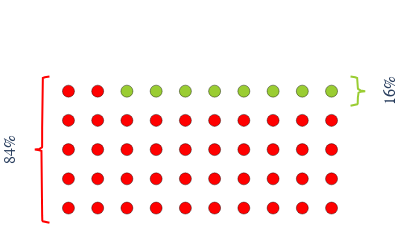
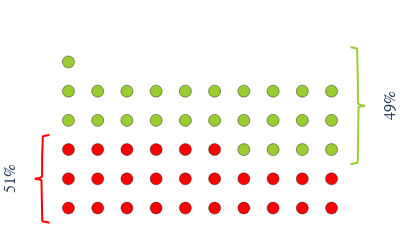
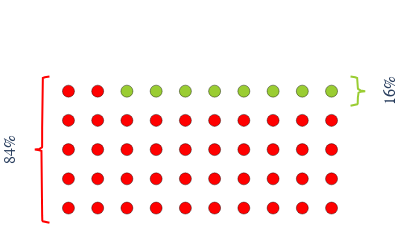

The cell these charts' notebook holds for them, in order:
### Code cell
fig.update_layout(
    updatemenus=[
        dict(
            active=0,
            buttons=list([
                dict(label="None",
                     method="update",
                     args=[{"visible": [True, False, True, False]},
                           {"title": "Yahoo",
                            "annotations": []}]),
                dict(label="High",
                     method="update",
                     args=[{"visible": [True, True, False, False]},
                           {"title": "Yahoo High",
                            "annotations": high_annotations}]),
                dict(label="Low",
                     method="update",
                     args=[{"visible": [False, False, True, True]},
                           {"title": "Yahoo Low",
                            "annotations": low_annotations}]),
                dict(label="Both",
                     method="update",
                     args=[{"visible": [True, True, True, True]},
                           {"title": "Yahoo",
                            "annotations": high_annotations + low_annotations}]),
            ]),
        )
    ])

### Figure 1 — Plotly figure (JSON) as saved in the notebook; plotly's stock layout.template omitted (floating-point values rounded to 4 significant figures; data arrays with more than 128 entries replaced by an {"elided": "..."} marker saying what was removed)
{"data": [{"hoverinfo": "text", "hovertext": ["the meeting has been<br>rescheduled", "When she arrives she does not<br>know any of the colleagues at<br>the meeting. They are from<br>different departments and not<br>very welcoming.", "she crashes", "Goes to wrong venue", "She had to go right to the<br>meeting instead of palling<br>around.", "she was late.", "The meeting was actually in a<br>different city.", "The taxi got stuck in traffic", "Her colleagues are not very<br>welcoming and are in fact<br>unfriendly", "She was sacked.", "There was a car accident on<br>the way and Belinda will be<br>delayed.", "the plane crashed", "Her taxi is involved in a<br>collision and she's seriously<br>injured.", "the taxi broke down", "The meeting was cancelled", "meeting was rearranged for<br>another day", "the venue its deserted", "The meeting was canceled and<br>she missed the notification.", "The meeting has been<br>rescheduled and no one has let<br>Belinda know", "I think that the people<br>weren't as welcoming as usual.", "The taxi crashes", "the wrong address was given<br>for the meeting venue", "Her colleagues are mean and<br>unwelcoming.", "She was a day late and missed<br>the meeting", "She got the date wrong?", "When she gets to the meeting<br>her colleagues do not seem as<br>welcoming as usual, they seem<br>angry with her but she doesn't<br>know why.", "The meeting was postponed.", "plane crashed", "Her colleagues were distant.", "The meeting was cancelled due<br>to unexpected circumstances.", "Lost Angeles was closed", "No-one else is there, Belinda<br>has flown to the wrong city.", "taxi broke down", "When she gets there, there is<br>no meeting.", "She arrives at the venue to<br>find it closed", "Her colleagues were<br>unwelcoming", "The taxi crashes", "The plane crashed", "It has been re-scheduled.", "there's no-one to welcome her", "Meeting was canceled", "the meeting has been<br>cancelled, and no one had<br>contacted her."], "marker": {"color": "red", "line": {"color": "black", "width": 0.4}, "size": 12, "symbol": "circle"}, "mode": "markers", "name": "neg (42.0)", "type": "scatter", "x": [0, 1, 2, 3, 4, 5, 6, 7, 8, 9, 0, 1, 2, 3, 4, 5, 6, 7, 8, 9, 0, 1, 2, 3, 4, 5, 6, 7, 8, 9, 0, 1, 2, 3, 4, 5, 6, 7, 8, 9, 0, 1], "y": [0, 0, 0, 0, 0, 0, 0, 0, 0, 0, 1, 1, 1, 1, 1, 1, 1, 1, 1, 1, 2, 2, 2, 2, 2, 2, 2, 2, 2, 2, 3, 3, 3, 3, 3, 3, 3, 3, 3, 3, 4, 4]}, {"hoverinfo": "text", "hovertext": ["Her colleagues are outside<br>waiting for her and cheer and<br>applaud as she pulls up in the<br>taxi.", "They announce that they're<br>taking her out to lunch to<br>welcome her.", "They invited her to lunch", "Finds the venue has been<br>changed to somewhere better", "When she got there she found<br>out that she had got a<br>promotion and was presented<br>with a present and card.", "her colleagues have thrown her<br>a giant street party", "The meeting had been<br>rescheduled and relocated to<br>Belinda's hometown."], "marker": {"color": "yellowgreen", "line": {"color": "black", "width": 0.4}, "size": 12, "symbol": "circle"}, "mode": "markers", "name": "pos (8.0)", "type": "scatter", "x": [2, 3, 4, 5, 6, 7, 8, 9], "y": [4, 4, 4, 4, 4, 4, 4, 4]}, {"line": {"color": "red"}, "mode": "lines", "type": "scatter", "x": {"elided": "201 float values"}, "y": {"elided": "201 float values"}}, {"line": {"color": "yellowgreen"}, "mode": "lines", "type": "scatter", "x": [9.65, 9.809, 9.876, 9.895, 9.899, 9.9, 9.9, 9.9, 9.9, 9.9, 9.9, 9.9, 9.9, 9.9, 9.9, 9.9, 9.901, 9.905, 9.924, 9.991, 10.15, 9.991, 9.924, 9.905, 9.901, 9.9, 9.9, 9.9, 9.9, 9.9, 9.9, 9.9, 9.9, 9.9, 9.9, 9.9, 9.899, 9.895, 9.876, 9.809, 9.65], "y": [3.5, 3.525, 3.55, 3.575, 3.6, 3.625, 3.65, 3.675, 3.7, 3.725, 3.75, 3.775, 3.8, 3.825, 3.85, 3.875, 3.9, 3.925, 3.95, 3.975, 4, 4.025, 4.05, 4.075, 4.1, 4.125, 4.15, 4.175, 4.2, 4.225, 4.25, 4.275, 4.3, 4.325, 4.35, 4.375, 4.4, 4.425, 4.45, 4.475, 4.5]}], "layout": {"annotations": [{"font": {"family": "Arial", "size": 16}, "showarrow": false, "text": "84%", "textangle": -90, "x": -2, "y": 2}, {"font": {"family": "Arial", "size": 16}, "showarrow": false, "text": "16%", "textangle": -90, "x": 11, "y": 4}], "height": 150, "margin": {"b": 0, "l": 0, "r": 0, "t": 30}, "paper_bgcolor": "rgba(255,255,255,1)", "plot_bgcolor": "rgba(0,0,0,0)", "showlegend": false, "title": {"text": ""}, "width": 400, "xaxis": {"scaleanchor": "y", "scaleratio": 1, "showgrid": false, "showline": false, "showticklabels": false, "visible": false, "zeroline": false}, "yaxis": {"constrain": "domain", "range": [-1, 6], "showgrid": false, "showline": false, "showticklabels": false, "visible": false, "zeroline": false}}}

### Figure 2 — Plotly figure (JSON) as saved in the notebook; plotly's stock layout.template omitted (floating-point values rounded to 4 significant figures; data arrays with more than 128 entries replaced by an {"elided": "..."} marker saying what was removed)
{"data": [{"hoverinfo": "text", "hovertext": ["She has gone on the wrong day.", "She gets in a car accident", "None of them arrive", "as she enters the meeting room<br>two men are fighting on a<br>table", "The meeting venue has changed,<br>and no one told her.", "The taxi breaks down.", "The meeting venue had changed<br>which left Belinda sat waiting<br>at the meeting venue unsure of<br>where her colleagues were", "She turns up and nobody is<br>there.", "It turned out that the venue<br>was indeed the correct one but<br>her colleagues deliberately<br>told her the wrong date so she<br>missed the meeting.", "Taxi crashes", "conflict in the meeting with<br>her colleagues", "She gets stuck in traffic for<br>six hours and misses the whole<br>meeting", "Taxi crashes", "Maybe it was cancelled.", "The meeting has been<br>cancelled.", "Belinda quits her job because<br>she's better than a bunch of<br>moody co workers", "The meeting was cancelled", "Traffic made her late to the<br>meeting", "the taxi takes her to the<br>wrong address", "The taxi driver took Belinda<br>to the wrong destination", "A car crash", "the taxi breaks down", "the meeting was cancelled", "The meeting was cancelled"], "marker": {"color": "red", "line": {"color": "black", "width": 0.4}, "size": 12, "symbol": "circle"}, "mode": "markers", "name": "neg (26.0)", "type": "scatter", "x": [0, 1, 2, 3, 4, 5, 6, 7, 8, 9, 0, 1, 2, 3, 4, 5, 6, 7, 8, 9, 0, 1, 2, 3, 4, 5], "y": [0, 0, 0, 0, 0, 0, 0, 0, 0, 0, 1, 1, 1, 1, 1, 1, 1, 1, 1, 1, 2, 2, 2, 2, 2, 2]}, {"hoverinfo": "text", "hovertext": ["Belinda runs into an old<br>friend from school", "Her colleagues are really<br>friendly.", "Her colleagues were pleasant", "her colleagues are nice and<br>aren't aggressive", "The taxi driver turns out to<br>be an old friend of Belinda's.", "Her colleagues were not<br>aggressive and she actually<br>had a good time", "her colleagues were friendly", "the meeting went well, and her<br>colleagues were kind", "When the taxi arrives at the<br>venue, it is a luxury hotel<br>all her colleagues are kind to<br>her at the meeting and Belinda<br>enjoys the meeting.", "She is actually meeting<br>different colleagues because<br>the aggressive ones have all<br>been fired for being<br>aggressive.", "Her LA colleagues aren't as<br>aggressive as usual. Belinda<br>actually has a productive<br>meeting and greatly enjoys her<br>time in LA.", "Belinda's flight was delayed<br>and so she was dreading the<br>meeting even more because as<br>described her colleagues who<br>are already aggressive would<br>also be very annoyed because<br>she was delayed. But in fact<br>when she got there they were<br>all so relieved to start the<br>meeting that they were really<br>nice to her for the first time<br>ever.", "Her colleagues are nice to her<br>for once", "The colleagues were actually<br>very friendly and welcoming,<br>and she had a great time.", "Meeting is cancelled, she goes<br>out with her colleagues and<br>discovers that they are okay", "All of her colleagues were not<br>aggressive this time around.", "Her colleagues were kind and<br>pleasant.", "The LA colleagues were not<br>aggressive and she enjoyed the<br>meeting.", "Her colleagues were nice.", "Her colleagues were nice to<br>her", "Her colleagues were<br>unexpectedly kind and weren't<br>aggressive.", "The colleagues were actually<br>very nice to her.", "Her colleagues were very nice<br>to her.", "The colleagues were not<br>aggressive as expected"], "marker": {"color": "yellowgreen", "line": {"color": "black", "width": 0.4}, "size": 12, "symbol": "circle"}, "mode": "markers", "name": "pos (25.0)", "type": "scatter", "x": [6, 7, 8, 9, 0, 1, 2, 3, 4, 5, 6, 7, 8, 9, 0, 1, 2, 3, 4, 5, 6, 7, 8, 9, 0], "y": [2, 2, 2, 2, 3, 3, 3, 3, 3, 3, 3, 3, 3, 3, 4, 4, 4, 4, 4, 4, 4, 4, 4, 4, 5]}, {"line": {"color": "red"}, "mode": "lines", "type": "scatter", "x": [-0.65, -0.8088, -0.8763, -0.8945, -0.8988, -0.8997, -0.8999, -0.9, -0.9, -0.9, -0.9, -0.9, -0.9, -0.9, -0.9, -0.9, -0.9, -0.9, -0.9, -0.9, -0.9, -0.9, -0.9, -0.9, -0.9, -0.9, -0.9, -0.9, -0.9, -0.9, -0.9, -0.9, -0.9, -0.9, -0.9, -0.9, -0.9, -0.9, -0.9, -0.9, -0.9, -0.9, -0.9, -0.9, -0.9, -0.9, -0.9, -0.9, -0.9, -0.9, -0.9, -0.9, -0.9, -0.9, -0.9001, -0.9003, -0.9012, -0.9055, -0.9237, -0.9912, -1.15, -0.9912, -0.9237, -0.9055, -0.9012, -0.9003, -0.9001, -0.9, -0.9, -0.9, -0.9, -0.9, -0.9, -0.9, -0.9, -0.9, -0.9, -0.9, -0.9, -0.9, -0.9, -0.9, -0.9, -0.9, -0.9, -0.9, -0.9, -0.9, -0.9, -0.9, -0.9, -0.9, -0.9, -0.9, -0.9, -0.9, -0.9, -0.9, -0.9, -0.9, -0.9, -0.9, -0.9, -0.9, -0.9, -0.9, -0.9, -0.9, -0.9, -0.9, -0.9, -0.9, -0.9, -0.9, -0.8999, -0.8997, -0.8988, -0.8945, -0.8763, -0.8088, -0.65], "y": [-0.5, -0.475, -0.45, -0.425, -0.4, -0.375, -0.35, -0.325, -0.3, -0.275, -0.25, -0.225, -0.2, -0.175, -0.15, -0.125, -0.1, -0.075, -0.05, -0.025, 0, 0.025, 0.05, 0.075, 0.1, 0.125, 0.15, 0.175, 0.2, 0.225, 0.25, 0.275, 0.3, 0.325, 0.35, 0.375, 0.4, 0.425, 0.45, 0.475, 0.5, 0.525, 0.55, 0.575, 0.6, 0.625, 0.65, 0.675, 0.7, 0.725, 0.75, 0.775, 0.8, 0.825, 0.85, 0.875, 0.9, 0.925, 0.95, 0.975, 1, 1.025, 1.05, 1.075, 1.1, 1.125, 1.15, 1.175, 1.2, 1.225, 1.25, 1.275, 1.3, 1.325, 1.35, 1.375, 1.4, 1.425, 1.45, 1.475, 1.5, 1.525, 1.55, 1.575, 1.6, 1.625, 1.65, 1.675, 1.7, 1.725, 1.75, 1.775, 1.8, 1.825, 1.85, 1.875, 1.9, 1.925, 1.95, 1.975, 2, 2.025, 2.05, 2.075, 2.1, 2.125, 2.15, 2.175, 2.2, 2.225, 2.25, 2.275, 2.3, 2.325, 2.35, 2.375, 2.4, 2.425, 2.45, 2.475, 2.5]}, {"line": {"color": "yellowgreen"}, "mode": "lines", "type": "scatter", "x": {"elided": "161 float values"}, "y": {"elided": "161 float values"}}], "layout": {"annotations": [{"font": {"family": "Arial", "size": 16}, "showarrow": false, "text": "51%", "textangle": -90, "x": -2, "y": 1}, {"font": {"family": "Arial", "size": 16}, "showarrow": false, "text": "49%", "textangle": -90, "x": 11, "y": 3.5}], "height": 150, "margin": {"b": 0, "l": 0, "r": 0, "t": 30}, "paper_bgcolor": "rgba(255,255,255,1)", "plot_bgcolor": "rgba(0,0,0,0)", "showlegend": false, "title": {"text": ""}, "width": 400, "xaxis": {"scaleanchor": "y", "scaleratio": 1, "showgrid": false, "showline": false, "showticklabels": false, "visible": false, "zeroline": false}, "yaxis": {"constrain": "domain", "range": [-1, 6], "showgrid": false, "showline": false, "showticklabels": false, "visible": false, "zeroline": false}}}

### Figure 3 — Plotly figure (JSON) as saved in the notebook; plotly's stock layout.template omitted (floating-point values rounded to 4 significant figures; data arrays with more than 128 entries replaced by an {"elided": "..."} marker saying what was removed)
{"data": [{"hoverinfo": "text", "hovertext": ["A friend turns up unexpectedly<br>and suggests they go out which<br>they do.  He forgets to submit<br>the essay", "the computer deletes the essay", "He forgets to save the essay<br>on his computer and it is<br>lost.", "his computer crashes and loses<br>al his work", "A sudden realisation whilst<br>proofreading his answer that<br>he might not have read the<br>question correctly - he<br>checks, and he hadn't.", "He found a spelling mistake", "He likely is pressed for time<br>given he is staying up late.", "He finds errors in his essay", "He suddenly realises that he<br>has completely misunderstood<br>the question", "He has accidentally saved an<br>earlier draft over his final<br>draft, erasing hours of work.", "He realised several mistakes", "He realises he has read the<br>essay question incorrectly and<br>so needs to write his essay<br>again", "He realises that he has left<br>something out of the essay.", "He missed a few unseen typos.", "he  decides the whole essay is<br>rubbish and re does it", "He accidentally dozes off<br>before finishing his proofread", "he split coffee all over the<br>essay and had to start again", "He notices a mistake he cant<br>change", "his computer crashes and he<br>loses his essay", "he gets distracted and never<br>finishes the essay", "His computer crashes and he<br>didn't save his work.", "He realised that he had<br>forgotten to write the<br>conclusion.", "he accidently deletes it", "I think that Robert did not do<br>well on his philosophy essay.", "His computer dies and he<br>looses the latest unsaved<br>version of the essay", "Robert finds a major error and<br>has to rewrite some of his<br>essay", "his computer crashed and all<br>his work was lost", "And finds some serious<br>mistakes?", "As he proofreads his final<br>draft he realises that he has<br>written the same sentence over<br>and over and over again. There<br>is nothing else written in the<br>paper.", "He notices lots of spelling<br>mistakes.", "gas explosion", "He realises that he had<br>misread the essay question and<br>that everything he has written<br>thus far is off-topic and<br>irrelevant.", "He fell asleep.", "Robert accidentally deletes<br>the essay and has to begin<br>again.", "finds error", "His computer crashes and loses<br>the whole thing.", "He finds that the last<br>paragraph of the essay is<br>missing", "Robert's essay is not one of<br>his best", "He finds a big issue with with<br>his work", "He deletes all his essay", "He has to change the whole<br>essay because it's not the<br>right topic", "the computer crashes, and wont<br>restart."], "marker": {"color": "red", "line": {"color": "black", "width": 0.4}, "size": 12, "symbol": "circle"}, "mode": "markers", "name": "neg (42.0)", "type": "scatter", "x": [0, 1, 2, 3, 4, 5, 6, 7, 8, 9, 0, 1, 2, 3, 4, 5, 6, 7, 8, 9, 0, 1, 2, 3, 4, 5, 6, 7, 8, 9, 0, 1, 2, 3, 4, 5, 6, 7, 8, 9, 0, 1], "y": [0, 0, 0, 0, 0, 0, 0, 0, 0, 0, 1, 1, 1, 1, 1, 1, 1, 1, 1, 1, 2, 2, 2, 2, 2, 2, 2, 2, 2, 2, 3, 3, 3, 3, 3, 3, 3, 3, 3, 3, 4, 4]}, {"hoverinfo": "text", "hovertext": ["It's perfect on first reading", "And finds no mistakes", "Finds out his flatmate who is<br>also taking philosphy has<br>written an essay on the same<br>subject.", "He finds very few mistakes", "He finds out the essay isn't<br>due for another week and so he<br>didn't need to work late.", "Whilst proofreading his laptop<br>got hacked and his essay was<br>seen by the worlds leading<br>philosopher, his essay was<br>published and he won the Nobel<br>award", "It is his best essay", "Someone knocks on his door -<br>it's the pizza delivery guy<br>with a pizza and soda that<br>Robert's girlfriend has<br>ordered for him."], "marker": {"color": "yellowgreen", "line": {"color": "black", "width": 0.4}, "size": 12, "symbol": "circle"}, "mode": "markers", "name": "pos (8.0)", "type": "scatter", "x": [2, 3, 4, 5, 6, 7, 8, 9], "y": [4, 4, 4, 4, 4, 4, 4, 4]}, {"line": {"color": "red"}, "mode": "lines", "type": "scatter", "x": {"elided": "201 float values"}, "y": {"elided": "201 float values"}}, {"line": {"color": "yellowgreen"}, "mode": "lines", "type": "scatter", "x": [9.65, 9.809, 9.876, 9.895, 9.899, 9.9, 9.9, 9.9, 9.9, 9.9, 9.9, 9.9, 9.9, 9.9, 9.9, 9.9, 9.901, 9.905, 9.924, 9.991, 10.15, 9.991, 9.924, 9.905, 9.901, 9.9, 9.9, 9.9, 9.9, 9.9, 9.9, 9.9, 9.9, 9.9, 9.9, 9.9, 9.899, 9.895, 9.876, 9.809, 9.65], "y": [3.5, 3.525, 3.55, 3.575, 3.6, 3.625, 3.65, 3.675, 3.7, 3.725, 3.75, 3.775, 3.8, 3.825, 3.85, 3.875, 3.9, 3.925, 3.95, 3.975, 4, 4.025, 4.05, 4.075, 4.1, 4.125, 4.15, 4.175, 4.2, 4.225, 4.25, 4.275, 4.3, 4.325, 4.35, 4.375, 4.4, 4.425, 4.45, 4.475, 4.5]}], "layout": {"annotations": [{"font": {"family": "Arial", "size": 16}, "showarrow": false, "text": "84%", "textangle": -90, "x": -2, "y": 2}, {"font": {"family": "Arial", "size": 16}, "showarrow": false, "text": "16%", "textangle": -90, "x": 11, "y": 4}], "height": 150, "margin": {"b": 0, "l": 0, "r": 0, "t": 30}, "paper_bgcolor": "rgba(255,255,255,1)", "plot_bgcolor": "rgba(0,0,0,0)", "showlegend": false, "title": {"text": ""}, "width": 400, "xaxis": {"scaleanchor": "y", "scaleratio": 1, "showgrid": false, "showline": false, "showticklabels": false, "visible": false, "zeroline": false}, "yaxis": {"constrain": "domain", "range": [-1, 6], "showgrid": false, "showline": false, "showticklabels": false, "visible": false, "zeroline": false}}}
